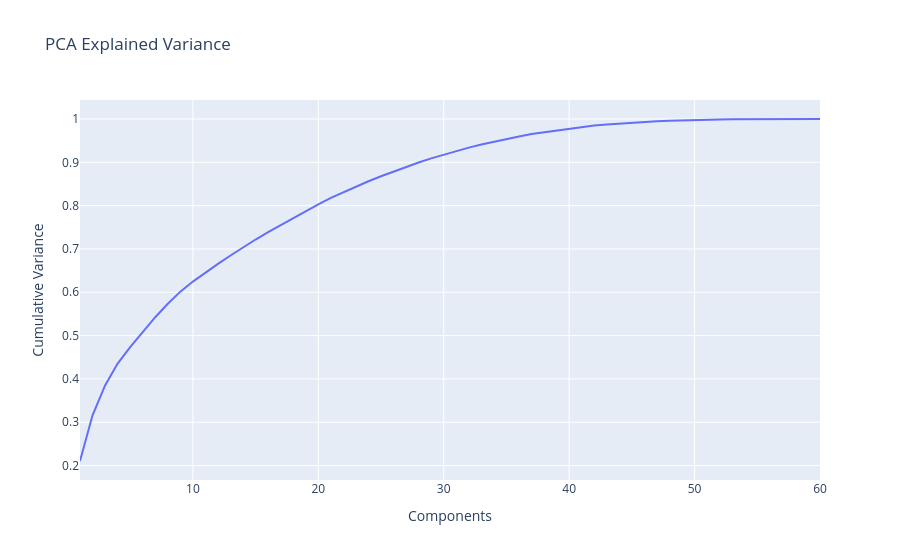

Notebook source saved alongside this figure:
### Code cell
var_df = pd.DataFrame({
    "Components": range(1, len(cum_var)+1),
    "Cumulative Variance": cum_var
})

px.line(
    var_df,
    x="Components",
    y="Cumulative Variance",
    title="PCA Explained Variance"
).show()

### Figure 1 — Plotly figure (JSON) as saved in the notebook; plotly's stock layout.template omitted (floating-point values rounded to 4 significant figures)
{"data": [{"hovertemplate": "Components=%{x}<br>Cumulative Variance=%{y}<extra></extra>", "legendgroup": "", "line": {"color": "#636efa", "dash": "solid"}, "marker": {"symbol": "circle"}, "mode": "lines", "name": "", "orientation": "v", "showlegend": false, "type": "scatter", "x": [1, 2, 3, 4, 5, 6, 7, 8, 9, 10, 11, 12, 13, 14, 15, 16, 17, 18, 19, 20, 21, 22, 23, 24, 25, 26, 27, 28, 29, 30, 31, 32, 33, 34, 35, 36, 37, 38, 39, 40, 41, 42, 43, 44, 45, 46, 47, 48, 49, 50, 51, 52, 53, 54, 55, 56, 57, 58, 59, 60], "xaxis": "x", "y": [0.2105, 0.316, 0.3851, 0.4354, 0.4734, 0.5089, 0.5424, 0.5736, 0.6015, 0.6247, 0.6459, 0.6655, 0.6849, 0.7041, 0.7218, 0.739, 0.7554, 0.7716, 0.7876, 0.8031, 0.8178, 0.8311, 0.8442, 0.8563, 0.8679, 0.8791, 0.8896, 0.8997, 0.909, 0.9178, 0.9263, 0.9339, 0.9413, 0.9478, 0.9541, 0.9597, 0.9651, 0.9694, 0.9736, 0.9777, 0.9814, 0.9848, 0.9875, 0.9896, 0.9915, 0.9932, 0.9946, 0.9959, 0.997, 0.9979, 0.9985, 0.9991, 0.9995, 0.9997, 0.9999, 1.0, 1.0, 1.0, 1.0, 1.0], "yaxis": "y"}], "layout": {"legend": {"tracegroupgap": 0}, "title": {"text": "PCA Explained Variance"}, "xaxis": {"anchor": "y", "domain": [0, 1], "title": {"text": "Components"}}, "yaxis": {"anchor": "x", "domain": [0, 1], "title": {"text": "Cumulative Variance"}}}}
